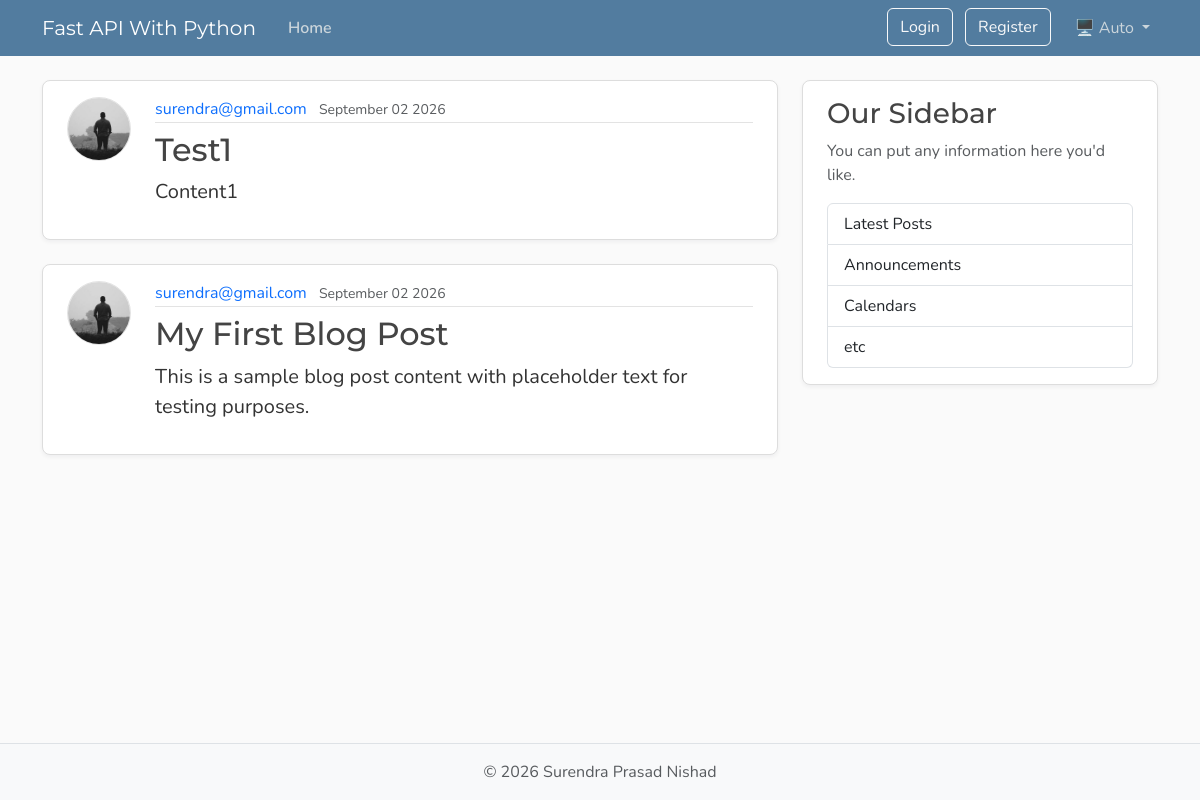
The page /posts on the database its author committed.
### app/models/model.py (models this page shows, shortened)
class Post(Base):
    __tablename__ = "posts"
    id: Mapped[int] = mapped_column(Integer, primary_key=True, index=True)
    title: Mapped[str] = mapped_column(
        String(100),
        nullable=False,
    )
    content: Mapped[str] = mapped_column(
        Text,
        nullable=False,
    )
    user_id: Mapped[int] = mapped_column(
        ForeignKey("users.id"),
        nullable=False,
        index=True,
    )
    date_posted: Mapped[datetime] = mapped_column(
        DateTime(timezone=True),
        default=lambda: datetime.now(UTC),
    )
    author: Mapped[User] = relationship(
        back_populates="posts"
    )

class User(Base):
    __tablename__ = "users"
    id: Mapped[int] = mapped_column(Integer, primary_key=True, index=True)
    username: Mapped[str] = mapped_column(String(50), unique=True, nullable=False)
    email: Mapped[str] = mapped_column(String(120), unique=True, nullable=False)
    password_hash: Mapped[str] = mapped_column(String(250), nullable=False)
    image_file: Mapped[str | None] = mapped_column(
        String(200),
        nullable=True,
        default=None,
    )
    posts: Mapped[list[Post]] = relationship(back_populates="author", cascade="all, delete-orphan")
    reset_tokens: Mapped[list[PasswordResetToken]] = relationship(back_populates="user",cascade="all, delete-orphan",)

### app/main.py (the view)
@app.get("/", include_in_schema=False, name="home")
@app.get("/posts", include_in_schema=False, name="posts")
async def home(
    request: Request,
    db: Annotated[AsyncSession, Depends(get_db)]
):
    count_result = await db.execute(
        select(func.count()).select_from(models.Post)
    )
    total = count_result.scalar() or 0
    result = await db.execute(
        select(models.Post)
        .options(selectinload(models.Post.author))
        .order_by(models.Post.date_posted.desc())
        .limit(settings.posts_per_page),
    )
    posts = result.scalars().all()
    has_more = len(posts) < total
    return templates.TemplateResponse(
        request,
        "home.html",
        {
            "posts": posts,
            "title": "Home",
            "limit": settings.posts_per_page,
            "has_more": has_more,
        },
    )

### templates/home.html (shortened to what this page needs)
{% extends "layout.html" %}
{% block content %}
    <div id=postsContainer>
    {% for post in posts %}
        <article class="content-section py-3 px-4 mb-4">
            <div class="d-flex align-items-start gap-4">
                <img class="rounded-circle article-img flex-shrink-0" src="{{post.author.image_path}}" alt="{{ post.author.username }}'s profile picture" width="64" height="64" loading="lazy"/>
                <div class="flex-grow-1">
                    <div class="article-metadata mb-2">
                        <a class="me-2" href="{{ url_for('user_posts',user_id=post.author.id)}}">{{ post.author.username }}</a>
                        <small class="text-body-secondary">{{ post.date_posted.strftime("%B %d %Y")}}</small>
                    </div>
                    <h2>
                        <a class="article-title" href="{{ url_for('post_page', post_id=post.id) }}">{{ post.title }}</a>
                    </h2>
                    <p class="article-content">{{ post.content }}</p>
                </div>
            </div>
        </article>
    {% endfor %}
    </div>
{% endblock content %}

### static/css/main.css (style rules this page uses)
:root { --font-heading: "Montserrat", system-ui, -apple-system, BlinkMacSystemFont, sans-serif; --font-body: "Nunito", system-ui, -apple-system, BlinkMacSystemFont, sans-serif; --color-bg-body: #fafafa; --color-bg-content: #ffffff; --color-text-primary: #333333; --color-text-heading: #444444; --color-steel: #527c9f; --color-nav-link: #cbd5db; --color-nav-link-hover: #ffffff; --color-link-hover: #428bca; --color-border: #dddddd; --color-border-light: #e3e3e3; --spacing-xl: 5rem; --article-img-size: 4rem; --account-img-size: 7.813rem; }
body { font-family: var(--font-body); background: var(--color-bg-body); color: var(--color-text-primary); }
h1, h2, h3, h4, h5, h6 { font-family: var(--font-heading); color: var(--color-text-heading); }
a { text-decoration: none; }
.content-section { background: var(--color-bg-content); border: 1px solid var(--color-border); border-radius: 0.5rem; box-shadow: 0 2px 4px rgba(15, 23, 42, 0.05); transition: box-shadow 0.15s ease, transform 0.15s ease, border-color 0.15s ease; }
.article-title { color: var(--color-text-heading); transition: color 0.2s ease-in-out; }
.article-content { white-space: pre-line; font-size: 1.25rem; }
.article-img { height: var(--article-img-size); width: var(--article-img-size); flex-shrink: 0; object-fit: cover; border: 1px solid var(--color-border-light); box-shadow: 0 0 0 2px var(--color-bg-content); }
.article-metadata { padding-bottom: 0.063rem; border-bottom: 1px solid var(--color-border-light); }
.article-metadata a { transition: color 0.2s ease-in-out; }

### rows shown on the page
Post: author.image_path (picture), author.username "surendra@gmail.com", date_posted "September 02 2026", title "Test1", content "Content1"
Post: author.image_path (picture), author.username "surendra@gmail.com", date_posted "September 02 2026", title "My First Blog Post", content "This is a sample blog post content with placeholder text for testing purposes."
